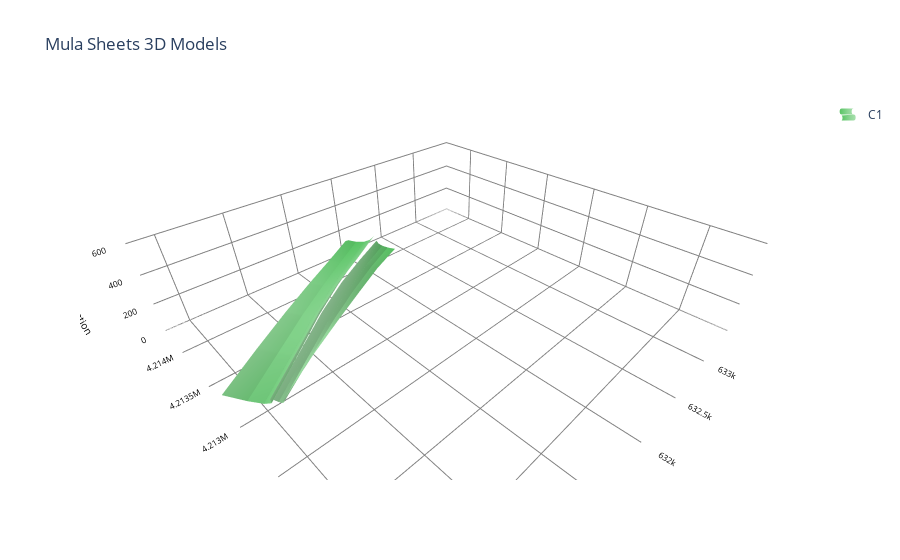

The notebook cell saved with this chart:
### Code cell
fig=go.Figure(tC11a)

camera = dict(up=dict(x=0, y=0, z=1),
              center=dict(x=0, y=0, z=0),
               eye=dict(x=-1.25, y=-1.25, z=1.25) )
fig.update_layout(
    legend=go.layout.Legend(
        itemsizing='constant'  # Set the itemsizing attribute to 'constant'
    ))

fig.update_layout( title="Mula Sheets 3D Models",
                  #paper_bgcolor = 'black',
                 scene = dict(
                     xaxis=dict(title='UTM_X', 
                                tickfont = dict(size = 10,color = 'black'),
                                title_font_size=10,
                                titlefont_color='black', 
                                range=[cotasxy[0],cotasxy[1]],
                                backgroundcolor='white',
                                color='black',
                                gridcolor='gray'),
                     yaxis=dict(title='UTM_Y',
                                tickfont = dict(size = 10,color = 'black'),
                                title_font_size=10,
                                titlefont_color='black', 
                                range=[cotasxy[2],cotasxy[3]],  
                                backgroundcolor='white',
                                color='black',
                                gridcolor='gray'),
                      zaxis=dict(nticks=4,
                                tickfont = dict(size = 10,color = 'black'),
                                title='Elevation', 
                                title_font_size=10,
                                titlefont_color='black', 
                                range=[0,600],
                                backgroundcolor='white',
                                color='black', 
                                gridcolor='gray'),
                     aspectratio=dict(x=2, y=2, z=0.5)),
                     #aspectmode='data'),
                     scene_camera= camera,
                 ) 
              
fig.show()
go_offline.plot(fig,filename=FIGURESDIR+'C1_0.html',validate=True, auto_open=False)

### Figure 1 — Plotly figure (JSON) as saved in the notebook; plotly's stock layout.template omitted (floating-point values rounded to 4 significant figures)
{"data": [{"colorscale": [[0, "#59c464"], [0.3, "#73cd7d"], [0.6, "#8ed695"], [1, "#a8e0ae"]], "legendgroup": "C1", "name": "C1", "opacity": 1, "showlegend": true, "showscale": false, "type": "surface", "x": [[630300.0, 630400.0, 630500.0, 630500.0, 630500.0], [630700.0, 630800.0, 630800.0, 630800.0, 630800.0], [631000.0, 631100.0, 631200.0, 631200.0, 631200.0], [631400.0, 631400.0, 631500.0, 631500.0, 631500.0], [631700.0, 631800.0, 631800.0, 631900.0, 631900.0], [632100.0, 632100.0, 632200.0, 632200.0, 632300.0]], "y": [[4213000.0, 4213000.0, 4213000.0, 4213000.0, 4213000.0], [4213000.0, 4213000.0, 4213000.0, 4213000.0, 4213000.0], [4214000.0, 4214000.0, 4213000.0, 4213000.0, 4213000.0], [4214000.0, 4214000.0, 4214000.0, 4214000.0, 4214000.0], [4214000.0, 4214000.0, 4214000.0, 4214000.0, 4214000.0], [4214000.0, 4214000.0, 4214000.0, 4214000.0, 4214000.0]], "z": [[130, 112.5, 110, 122.5, 150], [137.2, 122.7, 122.3, 136.1, 164.0], [136.3, 125.7, 128.0, 143.3, 171.5], [126.4, 118.2, 122.0, 137.7, 165.3], [108.1, 101.1, 105.8, 122.1, 150.0], [95, 85.31, 91.25, 112.8, 150]]}, {"colorscale": [[0, "#59c464"], [0.3, "#73cd7d"], [0.6, "#8ed695"], [1, "#a8e0ae"]], "legendgroup": "C1", "name": "C1", "opacity": 1, "showlegend": false, "showscale": false, "type": "surface", "x": [[630500.0, 630500.0, 630500.0, 630600.0, 630600.0], [630900.0, 630900.0, 630900.0, 630900.0, 630900.0], [631200.0, 631200.0, 631200.0, 631200.0, 631300.0], [631500.0, 631600.0, 631600.0, 631600.0, 631600.0], [631900.0, 631900.0, 631900.0, 632000.0, 632000.0], [632300.0, 632300.0, 632300.0, 632300.0, 632400.0]], "y": [[4213000.0, 4213000.0, 4213000.0, 4213000.0, 4213000.0], [4213000.0, 4213000.0, 4213000.0, 4213000.0, 4213000.0], [4213000.0, 4213000.0, 4213000.0, 4213000.0, 4213000.0], [4214000.0, 4214000.0, 4214000.0, 4214000.0, 4214000.0], [4214000.0, 4214000.0, 4214000.0, 4214000.0, 4214000.0], [4214000.0, 4214000.0, 4214000.0, 4214000.0, 4214000.0]], "z": [[150, 139.0, 135.9, 140.7, 153.5], [163.2, 149.4, 141.8, 140.4, 145.1], [168.6, 150.8, 137.4, 128.4, 124.0], [160.7, 140.2, 123.3, 109.8, 99.9], [138.7, 118.6, 102.0, 88.78, 79.03], [110, 87.73, 70.94, 59.6, 53.74]]}], "layout": {"legend": {"itemsizing": "constant"}, "scene": {"aspectratio": {"x": 2, "y": 2, "z": 0.5}, "camera": {"center": {"x": 0, "y": 0, "z": 0}, "eye": {"x": -1.25, "y": -1.25, "z": 1.25}, "up": {"x": 0, "y": 0, "z": 1}}, "xaxis": {"backgroundcolor": "white", "color": "black", "gridcolor": "gray", "range": [630300.0, 633500.0], "tickfont": {"color": "black", "size": 10}, "title": {"font": {"color": "black", "size": 10}, "text": "UTM_X"}}, "yaxis": {"backgroundcolor": "white", "color": "black", "gridcolor": "gray", "range": [4211000.0, 4214000.0], "tickfont": {"color": "black", "size": 10}, "title": {"font": {"color": "black", "size": 10}, "text": "UTM_Y"}}, "zaxis": {"backgroundcolor": "white", "color": "black", "gridcolor": "gray", "nticks": 4, "range": [0, 600], "tickfont": {"color": "black", "size": 10}, "title": {"font": {"color": "black", "size": 10}, "text": "Elevation"}}}, "title": {"text": "Mula Sheets 3D Models"}}}
